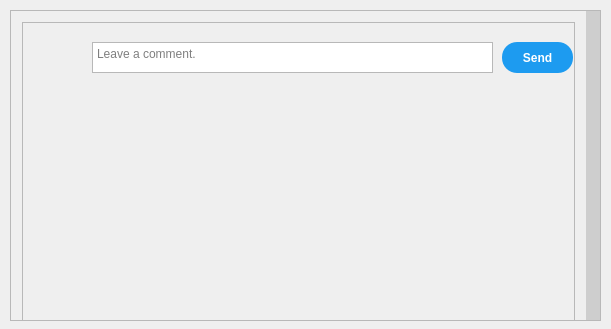
<?xml version="1.0" encoding="UTF-8"?>
<ui version="4.0">
 <class>SeeComments</class>
 <widget class="QWidget" name="SeeComments">
  <property name="geometry">
   <rect>
    <x>0</x>
    <y>0</y>
    <width>611</width>
    <height>329</height>
   </rect>
  </property>
  <property name="windowTitle">
   <string>SeeComments</string>
  </property>
  <widget class="QScrollArea" name="scrollArea_2">
   <property name="geometry">
    <rect>
     <x>10</x>
     <y>10</y>
     <width>591</width>
     <height>311</height>
    </rect>
   </property>
   <property name="styleSheet">
    <string notr="true"> QScrollBar:vertical {
	background-color: rgb(206, 206, 206);
    width: 14px;
    margin: 15px 0 15px 0;
 }

QScrollBar::handle:vertical {	
	background-color: rgb(206, 206, 206);
	min-height: 30px;
	border-radius: 7px;
}

QScrollBar::handle:vertical:hover{	
	background-color: rgb(193, 193, 193);
}
QScrollBar::handle:vertical:pressed {	
	background-color: rgb(165, 165, 165);
}

QScrollBar::sub-line:vertical {
	background-color: rgb(206, 206, 206);
	height: 15px;
	subcontrol-position: top;
	subcontrol-origin: margin;
}

QScrollBar::sub-line:vertical:hover {
	background-color: rgb(193, 193, 193);
}

QScrollBar::sub-line:vertical:pressed {	
	background-color: rgb(165, 165, 165);
}

QScrollBar::add-line:vertical {
	background-color: rgb(206, 206, 206);
	height: 15px;
	subcontrol-position: bottom;
	subcontrol-origin: margin;
}

QScrollBar::add-line:vertical:hover {
	background-color: rgb(193, 193, 193);
}

QScrollBar::add-line:vertical:pressed {	
	background-color: rgb(165, 165, 165);
}
</string>
   </property>
   <property name="widgetResizable">
    <bool>true</bool>
   </property>
   <widget class="QWidget" name="scrollAreaWidgetContents_2">
    <property name="geometry">
     <rect>
      <x>0</x>
      <y>0</y>
      <width>575</width>
      <height>1018</height>
     </rect>
    </property>
    <property name="styleSheet">
     <string notr="true"> QScrollBar:vertical {
	background-color: rgb(206, 206, 206);
    width: 14px;
    margin: 15px 0 15px 0;
 }

QScrollBar::handle:vertical {	
	background-color: rgb(206, 206, 206);
	min-height: 30px;
	border-radius: 7px;
}

QScrollBar::handle:vertical:hover{	
	background-color: rgb(193, 193, 193);
}
QScrollBar::handle:vertical:pressed {	
	background-color: rgb(165, 165, 165);
}

QScrollBar::sub-line:vertical {
	background-color: rgb(206, 206, 206);
	height: 15px;
	subcontrol-position: top;
	subcontrol-origin: margin;
}

QScrollBar::sub-line:vertical:hover {
	background-color: rgb(193, 193, 193);
}

QScrollBar::sub-line:vertical:pressed {	
	background-color: rgb(165, 165, 165);
}

QScrollBar::add-line:vertical {
	background-color: rgb(206, 206, 206);
	height: 15px;
	subcontrol-position: bottom;
	subcontrol-origin: margin;
}

QScrollBar::add-line:vertical:hover {
	background-color: rgb(193, 193, 193);
}

QScrollBar::add-line:vertical:pressed {	
	background-color: rgb(165, 165, 165);
}
</string>
    </property>
    <layout class="QVBoxLayout" name="verticalLayout_2">
     <item>
      <widget class="QFrame" name="frame_2">
       <property name="minimumSize">
        <size>
         <width>500</width>
         <height>1000</height>
        </size>
       </property>
       <property name="frameShape">
        <enum>QFrame::StyledPanel</enum>
       </property>
       <property name="frameShadow">
        <enum>QFrame::Raised</enum>
       </property>
       <widget class="QWidget" name="verticalLayoutWidget_2">
        <property name="geometry">
         <rect>
          <x>0</x>
          <y>70</y>
          <width>551</width>
          <height>341</height>
         </rect>
        </property>
        <layout class="QVBoxLayout" name="verticalLayout"/>
       </widget>
       <widget class="QLabel" name="label">
        <property name="geometry">
         <rect>
          <x>10</x>
          <y>10</y>
          <width>55</width>
          <height>51</height>
         </rect>
        </property>
        <property name="text">
         <string/>
        </property>
        <property name="pixmap">
         <pixmap>default_profile_50X50.png</pixmap>
        </property>
       </widget>
       <widget class="QTextEdit" name="textEdit">
        <property name="geometry">
         <rect>
          <x>70</x>
          <y>20</y>
          <width>401</width>
          <height>31</height>
         </rect>
        </property>
        <property name="styleSheet">
         <string notr="true"/>
        </property>
        <property name="placeholderText">
         <string>Leave a comment.</string>
        </property>
       </widget>
       <widget class="QPushButton" name="pushButton_Send">
        <property name="geometry">
         <rect>
          <x>480</x>
          <y>20</y>
          <width>71</width>
          <height>31</height>
         </rect>
        </property>
        <property name="font">
         <font>
          <pointsize>9</pointsize>
          <weight>75</weight>
          <bold>true</bold>
         </font>
        </property>
        <property name="styleSheet">
         <string notr="true">QPushButton#pushButton_Send{
color: rgb(255, 255, 255);
background-color:rgb(29,155,240);
border-radius:15px;
}

QPushButton#pushButton_Send:hover {
	color: rgb(255, 255, 255);
    background-color: rgb(26,140,216);
    border-radius:15px;
}</string>
        </property>
        <property name="text">
         <string>Send</string>
        </property>
       </widget>
      </widget>
     </item>
    </layout>
   </widget>
  </widget>
 </widget>
 <layoutdefault spacing="6" margin="11"/>
 <resources/>
 <connections/>
</ui>
